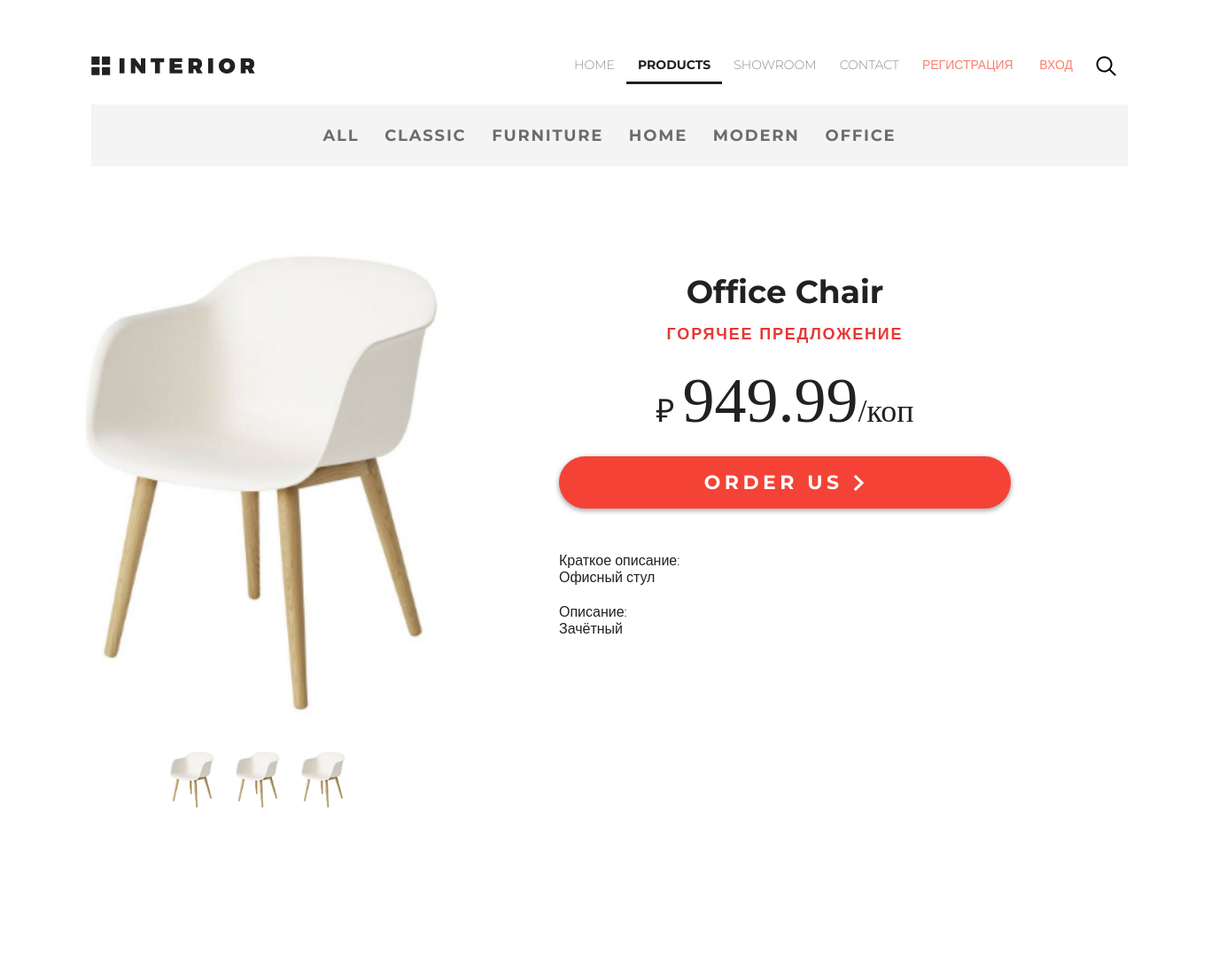
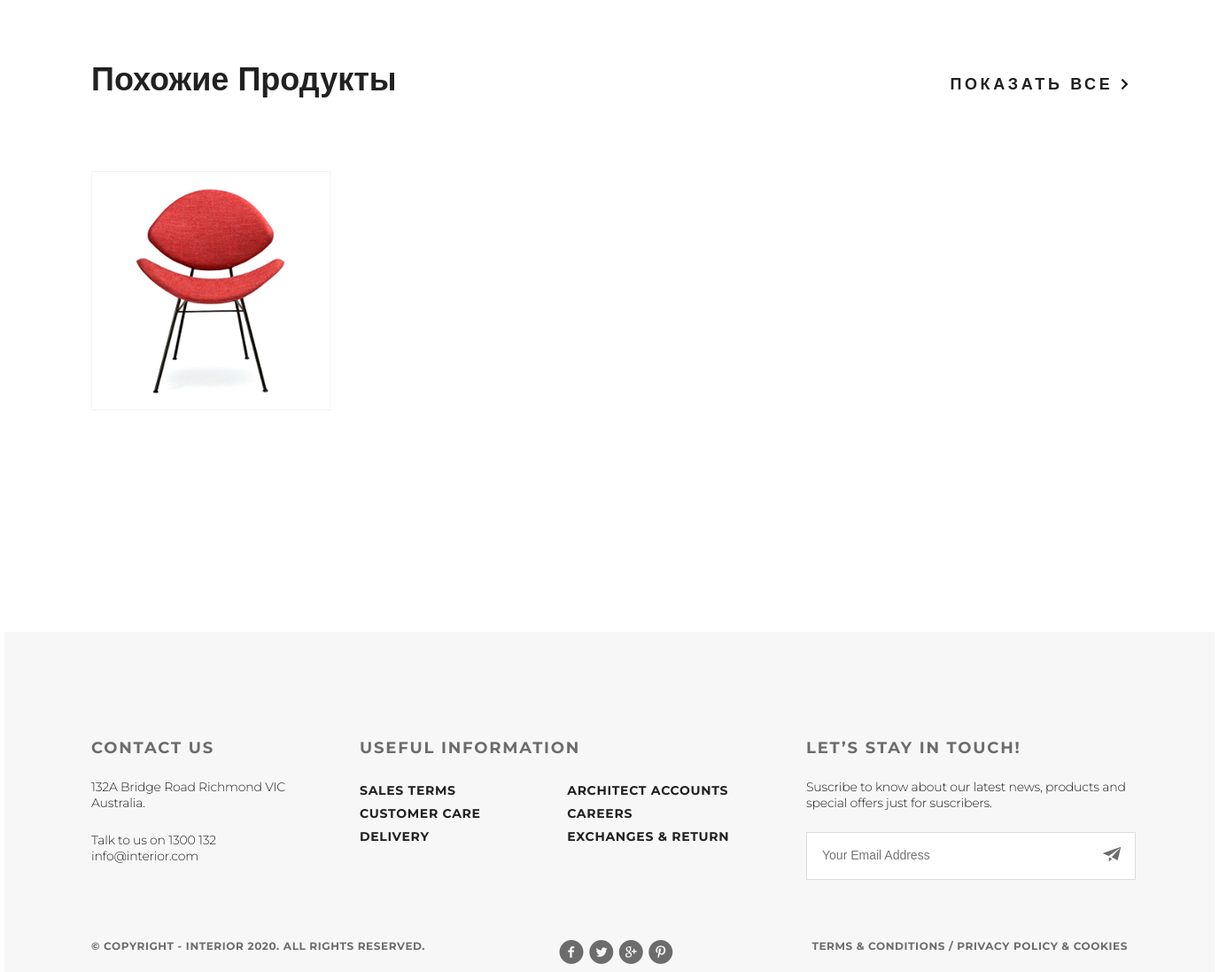
Screenshot of /products/ with the database file from the repository (2 pictures, top to bottom).
### mainapp/models.py (models this page shows, shortened)
class ProductCategory(models.Model):
    name = models.CharField(verbose_name='имя категории', max_length=128)
    description = models.TextField(verbose_name='описание категории', blank=True)
    modified_date = models.DateTimeField(
        verbose_name='дата изменения', auto_now=True)
    class Meta:
        verbose_name = 'Категория продукта'
        verbose_name_plural = 'Категории продуктов'
        ordering = ['name']

class Product(models.Model):
    category = models.ForeignKey(ProductCategory,
                                 on_delete=models.CASCADE,
                                 verbose_name='категория продукта')
    name = models.CharField('имя продукта', max_length=128)
    image = models.ImageField(upload_to='products_images', blank=True)
    short_desc = models.CharField('краткое описание продукта', max_length=64, blank=True)
    description = models.TextField('описание продукта', blank=True)
    price = models.DecimalField('цена продукта', max_digits=8, decimal_places=2, default=0)
    quantity = models.PositiveIntegerField('количество на складе', default=0)
    modified_date = models.DateTimeField(
        verbose_name='дата изменения', auto_now=True)
    class Meta:
        verbose_name = 'продукт'
        verbose_name_plural = 'продукты'
        ordering = ['name']

### mainapp/views.py (the view)
# urls.py: path('products/', mainapp.products, name='products'),
def products(request):
    hot_product = get_hot_product()
    _related_products = related_products(hot_product)
    products = Product.objects.all().order_by('price')
    context = {
        'page_title': 'Products',
        'links_menu': LINKS_MENU,
        'categories': get_categories(),
        'products': _related_products,
        'media_url': MEDIA_URL,
        'hot_product': hot_product,
    }
    return render(request, 'mainapp/products.html', context)

### mainapp/views.py (called while the page is built)
def get_hot_product():
    products_id = Product.objects.values_list('id', flat=True)
    hot_product_id = random.choice(products_id)
    return Product.objects.get(pk=hot_product_id)

def related_products(product):
    return Product.objects.filter(category=product.category).exclude(id=product.id)

def get_categories():
    return ProductCategory.objects.all()

### mainapp/templates/mainapp/products.html
{% extends 'mainapp/base.html' %}
{% load static %}
{% block container %}
    <section class="padding-site clearfix">
        {% include 'mainapp/includes/inc__main_menu.html' %}
        {% include 'mainapp/includes/inc__product_menu.html' %}
    </section>
    <section class="product-dealis">
        <div class="product-dealis-container">
            <div class="product-dealis-container-img">
                <img src="{{ media_url }}{{ hot_product.image }}" alt="{{ hot_product.name }}">
            </div>
            <div class="product-dealis-container-img-menu">
                <img src="{{ media_url }}{{ hot_product.image }}" alt="{{ hot_product.name }}">
                <img src="{{ media_url }}{{ hot_product.image }}" alt="{{ hot_product.name }}">
                <img src="{{ media_url }}{{ hot_product.image }}" alt="{{ hot_product.name }}">
            </div>
        </div>
        <div class="product-dealis-container">
            <h3>{{ hot_product.name|title }}</h3>
            <p>горячее предложение</p>
            <p>&#8381; <span>{{ hot_product.price }}</span>/коп</p>
            <a href="{% url 'main:product_page' hot_product.pk %}" class="button button_width__red">Order
                Us <img
                        src="{% static 'img/arrow-white.svg' %}" alt="arrow"></a>
            <div class="product-dealis-text">
                <p>Краткое описание: <br>
                {{ hot_product.short_desc|capfirst }}</p>
                <p>Описание: <br>
                {{ hot_product.description|capfirst }}</p>
            </div>
        </div>
    </section>
    <section class="trending clearfix padding-site">
        <div class="trending-header clearfix">
            <h4 class="trending-h4">Похожие Продукты</h4>
            <a href="{% url 'main:catalog' pk=0 %}" class="products-explore">показать все
                <img src="{% static 'img/arrow.svg' %}" alt="image">
            </a>
        </div>
        <div class="trending-products trending-products_mt">
            {% include 'mainapp/includes/inc__trending_products.html' %}
        </div>
    </section>
{% endblock %}

### mainapp/templates/mainapp/base.html (shortened to what this page needs)
{% load static %}
<!DOCTYPE html>
<html lang="en">
<head>
    {% block css %}
        <link rel="stylesheet" href="{% static 'fonts/icomoon/style.css' %}">
        <link rel="stylesheet" href="{% static 'css/style.css' %}">
    {% endblock %}
</head>
<body>
<div class="container">
    {% block container %}
    {% endblock %}
    <footer class="footer padding-site">
        <div class="block-1">
            <div class="footer-info footer-info_w1">
                <h5 class="block-title">Contact Us</h5>
                <p class="footer-content">132A Bridge Road Richmond VIC
                    Australia.
                </p>
                <p class="footer-content">Talk to us on 1300 132
                    info@interior.com</p>
            </div>
            <div class="footer-info footer-info_w2">
                <h5 class="block-title">Useful Information</h5>
                <div class="block-usefuls-1">
                    <a href="#" class="block-useful">Sales&nbsp;terms</a>
                    <a href="#" class="block-useful">Customer&nbsp;care</a>
                    <a href="#" class="block-useful">Delivery</a></div>
                <div class="block-usefuls-2">
                    <a href="#" class="block-useful">Architect&nbsp;accounts</a>
                    <a href="#" class="block-useful">Careers</a>
                    <a href="#" class="block-useful">Exchanges&nbsp;&&nbsp;return</a></div>
            </div>
            <div class="footer-info footer-info_w3">
                <h5 class="block-title">Let’s Stay in Touch!</h5>
                <p class="footer-content">Suscribe to know about our latest news, products and
                    special
                    offers just for suscribers.</p>
                <form action="#" class="email-form">
                    <input type="email" class="email-input" placeholder="your email address">
                    <submit class="submit-input"><span class="icon-paper-plane"></span></submit>
                </form>
            </div>
        </div>
        <div class="block-2">
            <p class="block-2-p">© Copyright - INTERIOR {% now "Y" %}. All Rights Reserved.</p>
            <p class="block-2-fonts"><span class="icon-facebook-with-circle"></span><span
                    class="icon-twitter-with-circle"></span><span
                    class="icon-google-with-circle"></span><span
                    class="icon-pinterest-with-circle"></span></p>
            <p class="block-2-p">Terms & Conditions / Privacy policy & Cookies</p>
        </div>
    </footer>
</div>
</body>
</html>

### mainapp/templates/mainapp/includes/inc__main_menu.html (shortened to what this page needs)
{% load static %}
<header class="header">
    <a href="{% url 'main:index' %}"><img class="logo" src="{% static 'img/logo.svg' %}" alt="logo"></a>
    <ul class="menu clearfix">
        {% for link in links_menu.links_menu %}
            <li class="menu_list">
                <a href="{% url link.href %}"
                   class="
                   menu_link
                   {% if 'main:'|add:request.resolver_match.url_name == link.href or request.resolver_match.url_name == 'catalog' and link.name == 'products' or request.resolver_match.url_name == 'showroom_catalog' and link.name == 'showroom' or request.resolver_match.url_name == 'product_page' and link.name == 'products' %}
                   menu_link__active
                   {% endif %}
">
                    {{ link.name|upper }}
                </a>
            </li>
        {% endfor %}
        {% if user.is_authenticated %}
            <li class="menu_list">
                <a href="{% url 'auth:user_profile' %}" class="menu_link forms-menu">
                    {{ user.first_name|default:'Пользователь' }}
                </a>
                <a href="{% url 'auth:logout' %}" class="menu_link forms-menu">
                    выход
                </a>
            </li>
        {% else %}
            <li class="menu_list">
                <a href="{% url 'auth:user_register' %}" class="menu_link forms-menu">
                    регистрация
                </a>
                <a href="{% url 'auth:login' %}" class="menu_link forms-menu">
                    вход
                </a>
            </li>
        {% endif %}
        <li class="menu_list">
            <a href="#" class="menu_link"><img src="{% static 'img/search.svg' %}" alt="img"></a>
        </li>
    </ul>
</header>

### mainapp/templates/mainapp/includes/inc__product_menu.html (shortened to what this page needs)
<div class="dealis-links-container clearfix">
    <ul class="dealis-links">
        <li class="dealis-links-li">
            <a href="{% url 'main:catalog' pk=0 %}" class="dealis-links-a
">
                all
            </a>
        </li>
        {% for category in categories %}
            <li class="dealis-links-li">
                <a href="{% url 'main:catalog' pk=category.pk %}" class="dealis-links-a
">
                    {{ category.name }}
                </a>
            </li>
        {% endfor %}
    </ul>
</div>

### mainapp/templates/mainapp/includes/inc__trending_products.html
{% for product in products %}
    <a class="trending-product" href="{% url 'main:product_page' product.pk %}">
        <img src="{{ media_url }}{{ product.image }}" alt="{{ product.name }}"></a>
{% endfor %}

### rows the page displays
ProductCategory: name "CLASSIC"
ProductCategory: name "FURNITURE"
ProductCategory: name "HOME"
ProductCategory: name "MODERN"
ProductCategory: name "OFFICE"
Product: image (picture), name "Office Chair", price "949.99", short_desc "Офисный стул", description "Зачётный"
Product: image (picture)

### other values shown
{{ link.name|upper }} "HOME" "PRODUCTS" "SHOWROOM" "CONTACT"
